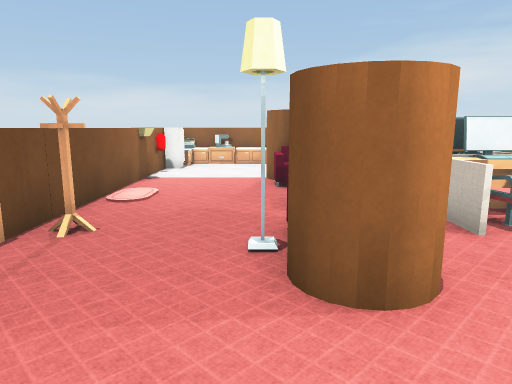
View 1 (above)

16 first-person views from a walk through a Unity game level. The camera is 1.5 m above the floor, tilts 10° down and sees 70° across. Doors are open. The floor is counted in squares, 1 m on a side. Each view is taken from the middle of a square. On the plan, view 1 faces up. The plan holds only what a view shows up to about 16 squares ahead; the rest is blank. The player character is not drawn. Some animated figures are left out. Some surface patterns are stand-ins.

View 2
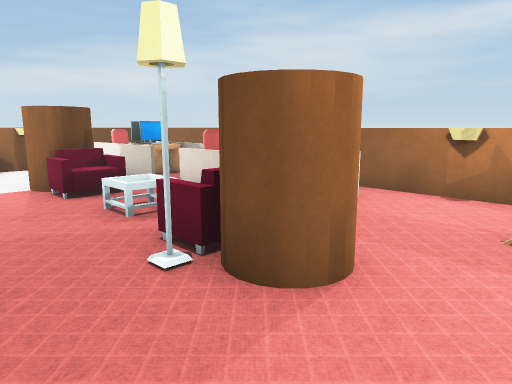

View 3
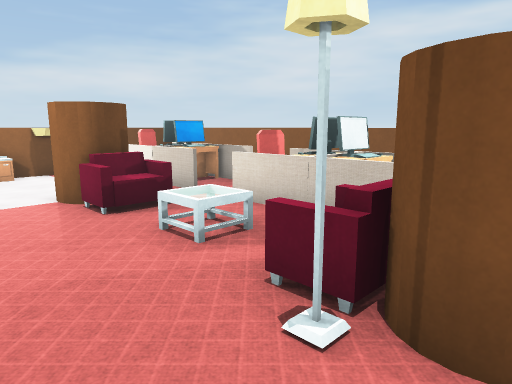

View 4
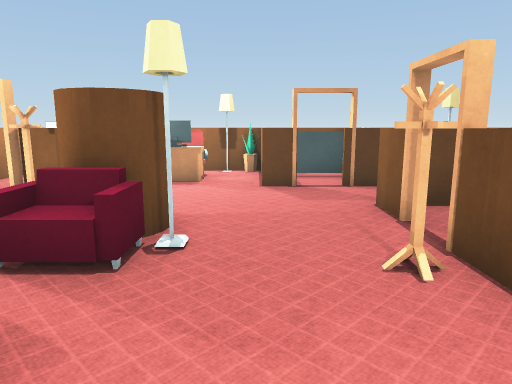

View 5
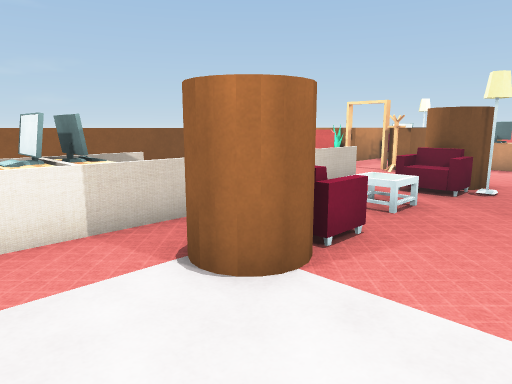

View 6
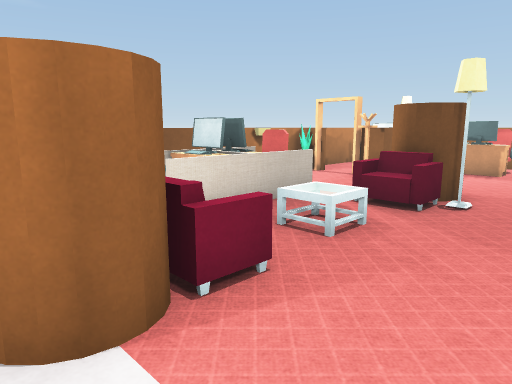

View 7
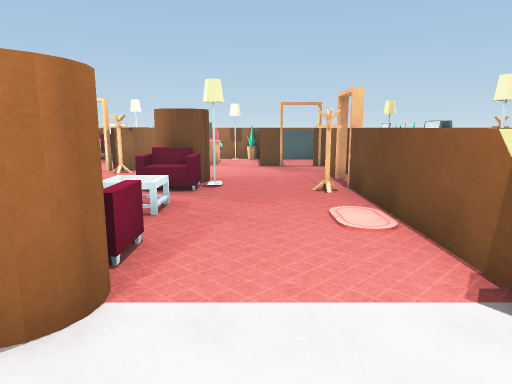

View 8
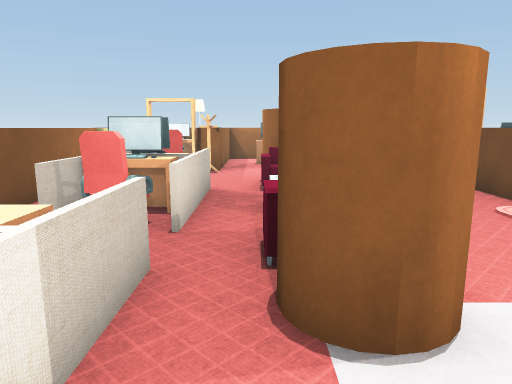

View 9
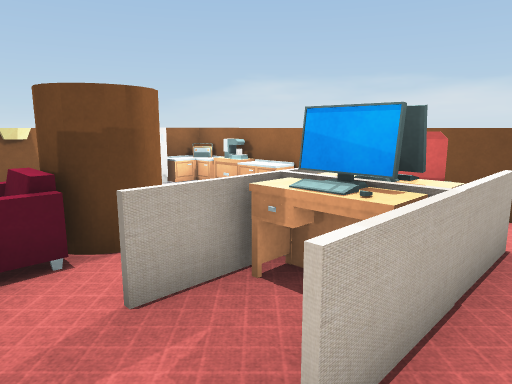

View 10
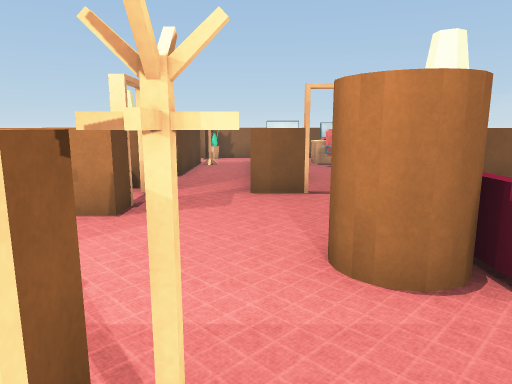

View 11
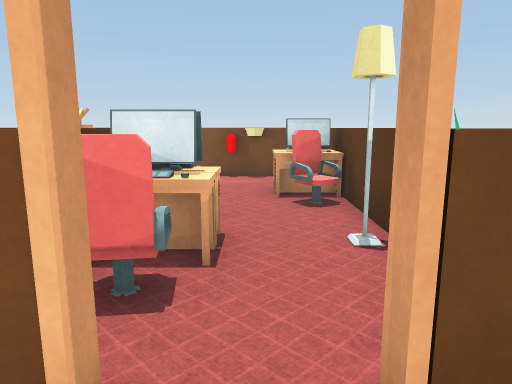

View 12
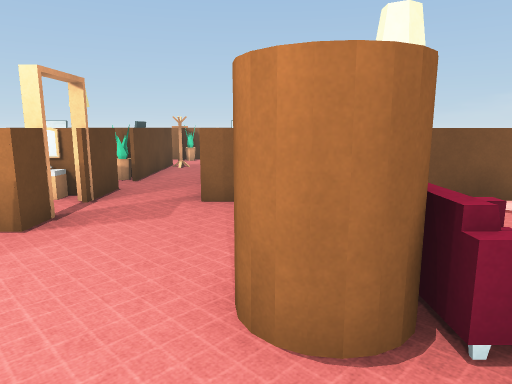

View 13
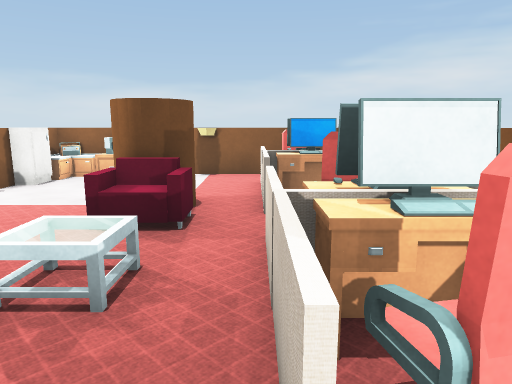

View 14
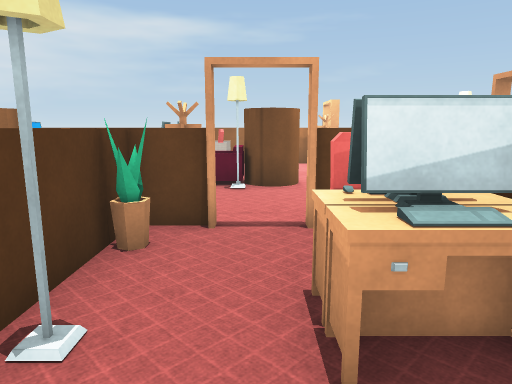

View 15
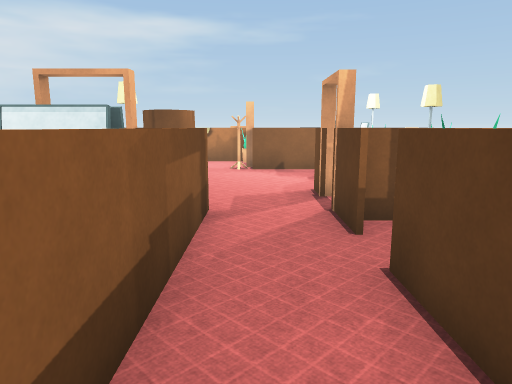

View 16
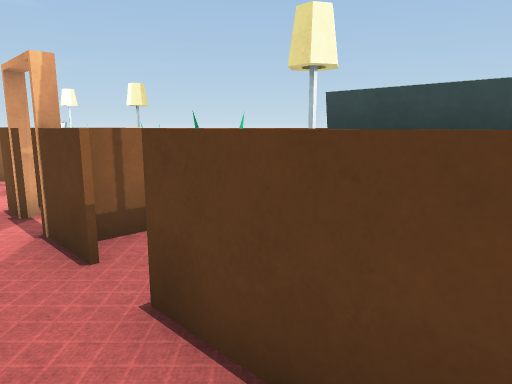

### Floor plan
Key: @ floor where view 1 was taken; # wall or solid block; . floor; D open door; = window, fence, low wall or low ledge; C cabinet; M machine; F fridge; B brown cylinder; P computer; E desk; R rack; T table; L plant; O other object.
Columns run from 14 left of view 1 to 7 right of it. Each row starts with its distance up from view 1.
 16            OCMC======
 15            CCMC..... =
 14            F.....OOO =
 13           #O.....OOE =
 12           #....B.EPP.=
 11           #=..BBBOEE.=
 10           #....OO..O =
  9           #....OOOOO.=
  8           #....TTOOE =
  7           #....TTOPP.=
  6   ##=#=#==L......OE  =
  5 #  OPO....#R...OOOOO.=
  4 #=.....OO.DD..BOO....=
  3 #O... OPOO.#..BBB...=#
  2 #    #  E#=.......R..=
  1    ..............##DL#
  0    .R......DD.@..= ..
 -1    #   L###DD=.PP#  .=
 -2        ## ###=.E =   #
 -3        ## #..=.O     #
 -4           #  ####  ##

Where each view was taken, in squares from view 1:
view 1: 0 up, 0 right, facing up
view 2: 1 up, 2 left, facing up-right
view 3: 3 up, 2 left, facing up-right
view 4: 9 up, 1 left, facing down
view 5: 14 up, 2 left, facing down-right
view 6: 12 up, 2 left, facing down-right
view 7: 14 up, 1 left, facing down
view 8: 14 up, 2 right, facing down
view 9: 9 up, 6 right, facing up-left
view 10: 2 up, 5 right, facing left
view 11: 4 up, 2 left, facing left
view 12: 3 up, 4 right, facing left
view 13: 4 up, 3 right, facing up
view 14: 4 up, 9 left, facing right
view 15: 1 up, 10 left, facing right
view 16: 1 up, 9 left, facing down-right
